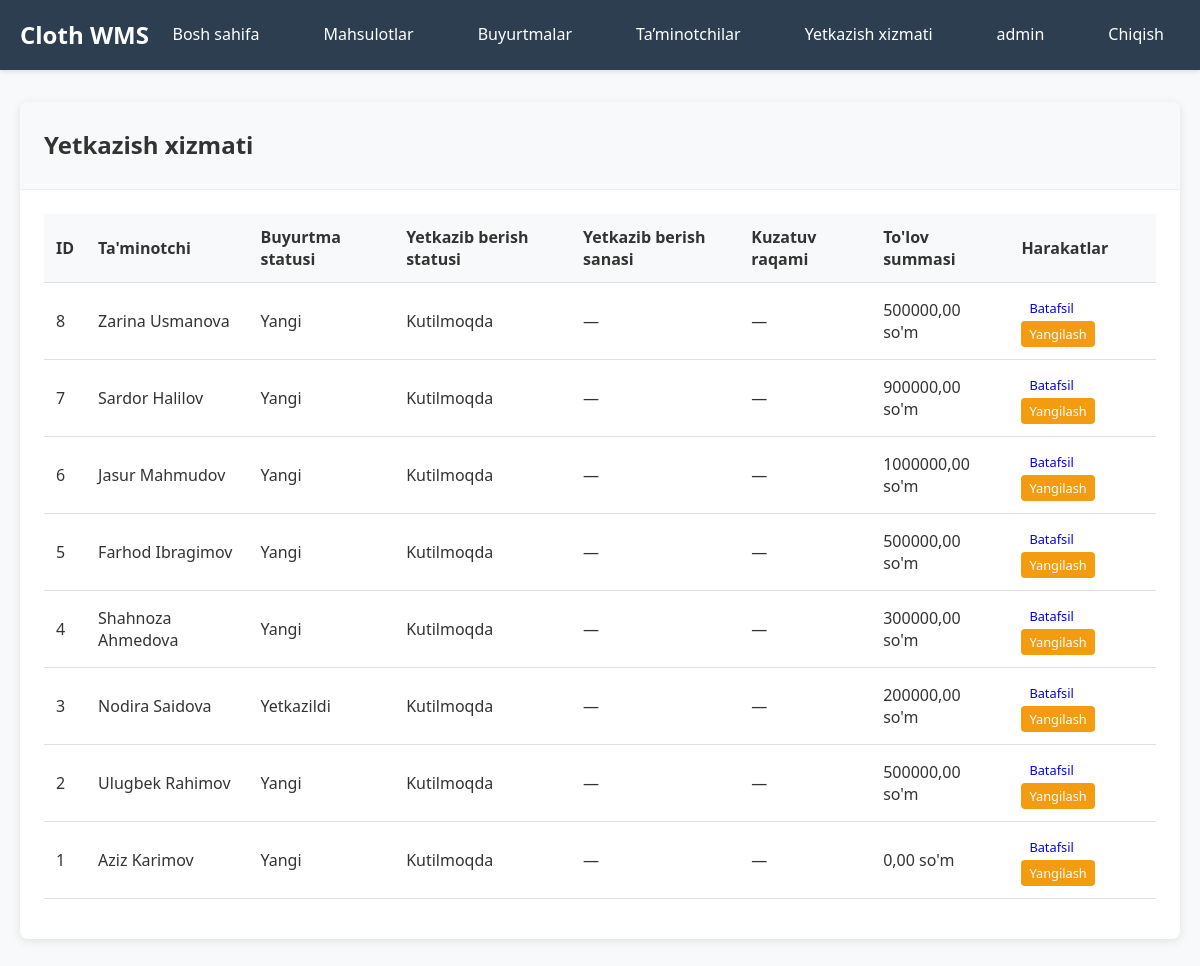
The page /orders/deliveries/ (signed in) on the database its author committed.
### orders/models.py (models this page shows, shortened)
class Order(models.Model):
    STATUS_CHOICES = [
        ('NEW', 'Yangi'),
        ('PROCESSING', 'Ishlovda'),
        ('SHIPPED', 'Yuborildi'),
        ('DELIVERED', 'Yetkazildi'),
        ('CANCELLED', 'Bekor qilindi'),
    ]
    DELIVERY_STATUS_CHOICES = [
        ('PENDING', 'Kutilmoqda'),
        ('PREPARING', 'Tayorgarlik'),
        ('IN_TRANSIT', 'Yo`lga tushdi'),
        ('DELIVERED', 'Yetib keldi'),
    ]
    customer = models.ForeignKey(Customer, on_delete=models.CASCADE, verbose_name="Ta'minotchi")
    status = models.CharField(max_length=20, choices=STATUS_CHOICES, default='NEW', verbose_name="Status")
    delivery_status = models.CharField(max_length=20, choices=DELIVERY_STATUS_CHOICES, default='PENDING',
                                       verbose_name="Yetkazib berish statusi")
    delivery_date = models.DateField(verbose_name="Yetkazib berish sanasi", null=True, blank=True)
    tracking_number = models.CharField(max_length=100, verbose_name="Kuzatuv raqami", blank=True, editable=False)
    total_amount = models.DecimalField(max_digits=10, decimal_places=2, default=0, verbose_name="To'lov summasi")
    notes = models.TextField(blank=True, verbose_name="Izoh")
    created_at = models.DateTimeField(auto_now_add=True)
    updated_at = models.DateTimeField(auto_now=True)
    created_by = models.ForeignKey(User, on_delete=models.CASCADE, verbose_name="Yaratdi")
    class Meta:
        verbose_name = "Buyurtma"
        verbose_name_plural = "Buyurtmalar"

class Customer(models.Model):
    name = models.CharField(max_length=200, verbose_name="FIO")
    email = models.EmailField(verbose_name="Email")
    phone = models.CharField(max_length=20, verbose_name="Telefon")
    address = models.TextField(verbose_name="Manzil")
    created_at = models.DateTimeField(auto_now_add=True)
    class Meta:
        verbose_name = "Клиент"
        verbose_name_plural = "Клиенты"

### orders/views.py (the view)
# urls.py: path('deliveries/', views.delivery_list, name='delivery_list'),
@login_required
def delivery_list(request):
    orders = Order.objects.select_related('customer').order_by('-created_at')
    return render(request, 'orders/delivery_list.html', {'orders': orders})

### templates/orders/delivery_list.html (shortened to what this page needs)
        {% extends 'base.html' %}
{% block content %}
<div class="card">
    <div class="card-header">
        <h2>Yetkazish xizmati</h2>
    </div>
    <div class="card-body">
        <table class="table">
            <thead>
                <tr>
                    <th>ID</th>
                    <th>Ta'minotchi</th>
                    <th>Buyurtma statusi</th>
                    <th>Yetkazib berish statusi</th>
                    <th>Yetkazib berish sanasi</th>
                    <th>Kuzatuv raqami</th>
                    <th>To'lov summasi</th>
                    <th>Harakatlar</th>
                </tr>
            </thead>
            <tbody>
                {% for order in orders %}
                <tr>
                    <td>{{ order.id }}</td>
                    <td>{{ order.customer.name }}</td>
                    <td>{{ order.get_status_display }}</td>
                    <td>{{ order.get_delivery_status_display }}</td>
                    <td>{{ order.delivery_date|default:"—" }}</td>
                    <td>{{ order.tracking_number|default:"—" }}</td>
                    <td>{{ order.total_amount }} so'm</td>
                    <td>
                        <a href="{% url 'orders:order_detail' pk=order.pk %}" class="btn btn-info btn-sm">Batafsil</a>
                        <a href="{% url 'orders:delivery_update' pk=order.pk %}" class="btn btn-warning btn-sm">Yangilash</a>
                    </td>
                </tr>
                {% empty %}
                <tr>
                    <td colspan="8">Hozircha buyurtmalar yo‘q.</td>
                </tr>
                {% endfor %}
            </tbody>
        </table>
    </div>
</div>
{% endblock %}

### templates/base.html (shortened to what this page needs)
<!DOCTYPE html>
<html lang="uz">
<head>
</head>
<body>
    <nav class="navbar">
        <div class="nav-container">
            <a href="{% url 'inventory:dashboard' %}" class="nav-brand">Cloth WMS</a>
            {% if user.is_authenticated %}
                <ul class="nav-links">
                    <li><a href="{% url 'inventory:dashboard' %}">Bosh sahifa</a></li>
                    <li><a href="{% url 'inventory:product_list' %}">Mahsulotlar</a></li>
                    <li><a href="{% url 'orders:order_list' %}">Buyurtmalar</a></li>
                    <li><a href="{% url 'orders:customer_list' %}">Ta’minotchilar</a></li>
                    <li><a href="{% url 'orders:delivery_list' %}">Yetkazish xizmati</a></li>
                    <li><a href="{% url 'accounts:profile' %}">{{ user.username }}</a></li>
                    <li><a href="{% url 'accounts:logout' %}">Chiqish</a></li>
                </ul>
            {% else %}
                <ul class="nav-links">
                    <li><a href="{% url 'accounts:login' %}">Kirish</a></li>
                    <li><a href="{% url 'accounts:register' %}">Ro‘yxatga olish</a></li>
                </ul>
            {% endif %}
        </div>
    </nav>
    <div class="container">
        {% block content %}
        {% endblock %}
    </div>
</body>
</html>

### templates/base.html (style rules this page uses)
* { margin: 0; padding: 0; box-sizing: border-box; }
body { font-family: 'Segoe UI', Tahoma, Geneva, Verdana, sans-serif; background-color: #f8f9fa; color: #333; line-height: 1.6; }
.navbar { background-color: #2c3e50; padding: 1rem 0; box-shadow: 0 2px 4px rgba(0,0,0,0.1); }
.nav-container { max-width: 1200px; margin: 0 auto; padding: 0 20px; display: flex; justify-content: space-between; align-items: center; }
.nav-brand { color: white; font-size: 1.5rem; font-weight: bold; text-decoration: none; }
.nav-links { display: flex; list-style: none; gap: 2rem; }
.nav-links a { color: white; text-decoration: none; padding: 0.5rem 1rem; border-radius: 4px; transition: background-color 0.3s; }
.container { max-width: 1200px; margin: 2rem auto; padding: 0 20px; }
.card { background: white; border-radius: 8px; box-shadow: 0 2px 10px rgba(0,0,0,0.1); margin-bottom: 2rem; }
.card-header { padding: 1.5rem; border-bottom: 1px solid #eee; background-color: #f8f9fa; border-radius: 8px 8px 0 0; }
.card-body { padding: 1.5rem; }
.btn { display: inline-block; padding: 0.5rem 1rem; border: none; border-radius: 4px; text-decoration: none; cursor: pointer; font-size: 0.9rem; transition: all 0.3s; }
.btn-warning { background-color: #f39c12; color: white; }
.btn-sm { padding: 0.25rem 0.5rem; font-size: 0.8rem; }
.table { width: 100%; border-collapse: collapse; margin-bottom: 1rem; }
.table th, .table td { padding: 0.75rem; text-align: left; border-bottom: 1px solid #dee2e6; }
.table th { background-color: #f8f9fa; font-weight: 600; }

### rows shown on the page
Order: id "8", customer.name "Zarina Usmanova", status "Yangi", delivery_status "Kutilmoqda", delivery_date "—", tracking_number "—", total_amount "500000,00"
Order: id "7", customer.name "Sardor Halilov", status "Yangi", delivery_status "Kutilmoqda", delivery_date "—", tracking_number "—", total_amount "900000,00"
Order: id "6", customer.name "Jasur Mahmudov", status "Yangi", delivery_status "Kutilmoqda", delivery_date "—", tracking_number "—", total_amount "1000000,00"
Order: id "5", customer.name "Farhod Ibragimov", status "Yangi", delivery_status "Kutilmoqda", delivery_date "—", tracking_number "—", total_amount "500000,00"
Order: id "4", customer.name "Shahnoza Ahmedova", status "Yangi", delivery_status "Kutilmoqda", delivery_date "—", tracking_number "—", total_amount "300000,00"
Order: id "3", customer.name "Nodira Saidova", status "Yetkazildi", delivery_status "Kutilmoqda", delivery_date "—", tracking_number "—", total_amount "200000,00"
Order: id "2", customer.name "Ulugbek Rahimov", status "Yangi", delivery_status "Kutilmoqda", delivery_date "—", tracking_number "—", total_amount "500000,00"
Order: id "1", customer.name "Aziz Karimov", status "Yangi", delivery_status "Kutilmoqda", delivery_date "—", tracking_number "—", total_amount "0,00"

### other values the page prints
{{ user.username }} "admin"
